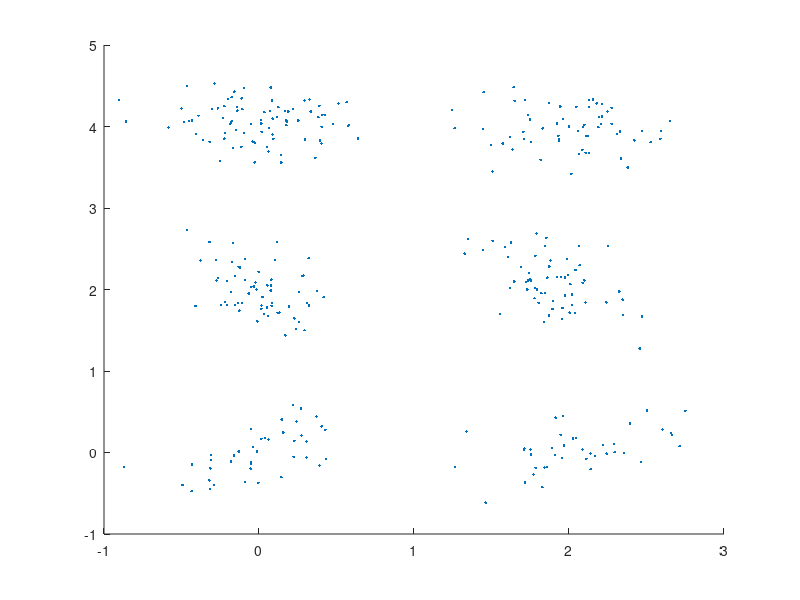

The MATLAB script that drew this image: (Note: this script raises an error after producing the figure.)
% SUMMARY:  Demo of using HMM toolbox wrote by KQQ
%           1.GMM, 2.Multinominal-HMM, 3.Gaussian-HMM, 4.GMM-HMM
% AUTHOR:   QIUQIANG KONG
% Created:  25-11-2015
% Modified: 11-12-2015 Add vertibi decode to GMM-HMM
% ===========================================================
function test_hmm
close all
addpath('matlab-gmm')

% pseudo ranom
% rng(0)

choose = 4;     % can be 1, 2, 3 or 4

switch choose
    case 1
        GmmTest(); 
        return;
    case 2
        DhmmTest(); 
        return;
    case 3
        ChmmGaussTest();
        return
    case 4
        ChmmGaussMixTest();
        return
end

end

% ================================
function GmmTest()
% generate data
X1 = mvnrnd([0,0], [0.5, 0.2; 0.2, 0.3]/4, 50);
X2 = mvnrnd([2,2], [0.3, -0.2; -0.2, 0.5]/4, 70);
X3 = mvnrnd([4,0], [0.5, 0; 0, 0.3]/4, 100);
X4 = [10,10;];
X = [X1; X2; X3; X4];

% plot data
scatter(X(:,1), X(:,2), '.'); hold on

% run gmm
mix_num = 6;
[pi, mu, Sigma, loglik] = Gmm(X, mix_num, 'cov_type', 'diag', 'cov_thresh', 1e-1, 'restart_num', 1, 'iter_num', 100);

% plot gaussians
for i1 = 1:mix_num
    error_ellipse(Sigma(:,:,i1), mu(:,i1)', 'style', 'r'), hold on
end
end

% ================================
function DhmmTest()
% generate data
Data{1} = [1 1 1 4 1 1 1 2 2 2 2 2 2 1 2 2 2 2 3 3 3 3 3 1 3 3 3]';
Data{2} = [1 1 2 1 1 1 1 1 2 2 2 3 2 2 2 2 2 3 3 3 3 3 4 3 3 3]';
Data_new = [1 1 1 1 1 1 1 2 2 2 2 2 2 2 3 3 3 3 3 3]';

Q = 3;  % num of states
M = 4;  % num of multinominal

% init p(z1)
tmp = rand(1,Q);
p_start0 = tmp / sum(tmp);

% init p(zn-1, zn), dim 1: Q, dim 2: Q
A0 = [0.8 0.2 0; 0 0.8 0.2; 0 0 1];

% init para of emission probability
phi0.B = ones(M,Q) / M;

% run discrete hmm
[p_start, A, phi, loglik] = Dhmm(Data, Q, M, 'p_start0', p_start0, 'A0', A0, 'phi0', phi0, 'iter_num', 100);

% Calculate p(X) & vertibi decode
logp_xn_given_zn = Discrete_logp_xn_given_zn(Data_new, phi);
[~,~, loglik] = LogForwardBackward(logp_xn_given_zn, p_start, A);
path = LogViterbiDecode(logp_xn_given_zn, p_start, A);

p_start0
A0
p_start
A
phi.B
loglik
path'

end


% ================================
function ChmmGaussTest()
% Generate Data
for i1 = 1:2
    X1 = mvnrnd([0,0], [0.5, 0.2; 0.2, 0.3]/5, 20);
    X2 = mvnrnd([0,2], [0.3, -0.2; -0.2, 0.5]/5, 30);
    X3 = mvnrnd([0,4], [0.5, 0; 0, 0.3]/5, 40);
    X = [X1; X2; X3];
    Data{i1} = X;
end
Xall = cell2mat(Data');
scatter(Xall(:,1), Xall(:,2), '.'); hold on

Q = 3;  % state num
p = 2;  % feature dim

p_start0 = [1 0 0];
A0 = [0.8 0.2 0; 0 0.8 0.2; 0 0 1];

[p_start, A, phi, loglik] = ChmmGauss(Data, Q);
% [p_start, A, phi, loglik] = ChmmGauss(Data, Q, 'p_start0', p_start0, 'A0', A0, 'phi0', phi0, 'cov_type', 'diag', 'cov_thresh', 1e-1);

% Calculate p(X) & vertibi decode
logp_xn_given_zn = Gauss_logp_xn_given_zn(Data{1}, phi);
[~,~, loglik] = LogForwardBackward(logp_xn_given_zn, p_start, A);
path = LogViterbiDecode(logp_xn_given_zn, p_start, A);

p_start0
A0
p_start
A
phi
loglik
path'

% plot gaussians
error_ellipse(reshape(phi.Sigma(:,:,1),p,p), phi.mu(:,1)', 'style', 'r'); hold on
error_ellipse(reshape(phi.Sigma(:,:,2),p,p), phi.mu(:,2)', 'style', 'g'); hold on
error_ellipse(reshape(phi.Sigma(:,:,3),p,p), phi.mu(:,3)', 'style', 'k'); hold on
end

% ================================
function ChmmGaussMixTest()
% Generate Data
for i1 = 1:2
    X1 = mvnrnd([0,0], [0.5, 0.2; 0.2, 0.3]/5, 20);
    X2 = mvnrnd([0,2], [0.3, -0.2; -0.2, 0.5]/5, 30);
    X3 = mvnrnd([0,4], [0.5, 0; 0, 0.3]/5, 40);
    X = [X1; X2; X3];
    Data{i1} = X;
end
for i1 = 3:4
    X1 = mvnrnd([2,0], [0.5, 0.2; 0.2, 0.3]/5, 20);
    X2 = mvnrnd([2,2], [0.3, -0.2; -0.2, 0.5]/5, 30);
    X3 = mvnrnd([2,4], [0.5, 0; 0, 0.3]/5, 30);
    X = [X1; X2; X3];
    Data{i1} = X;
end
Xall = cell2mat(Data');
scatter(Xall(:,1), Xall(:,2), '.'); hold on

Q = 3;      % state num
M = 2;      % mix num
p = 2;      % feature dim

% Train Gmm-Hmm model
[p_start, A, phi, loglik] = ChmmGmm(Data, Q, M);
% [p_start, A, phi, loglik] = ChmmGmm(Data, Q, M, 'p_start0', p_start0, 'A0', A0, 'phi0', phi0, 'cov_type', 'diag', 'cov_thresh', 1e-1)

% Calculate p(X) & vertibi decode
logp_xn_given_zn = Gmm_logp_xn_given_zn(Data{1}, phi);
[~,~, loglik] = LogForwardBackward(logp_xn_given_zn, p_start, A);
path = LogViterbiDecode(logp_xn_given_zn, p_start, A);

p_start
A
phi
loglik
path'


color = {'r', 'g', 'k'};
for q = 1:Q
    for m = 1:M
        error_ellipse(phi.Sigma(:,:,m,q), phi.mu(:,m,q), 'style', color{q}); hold on
    end
end

end

